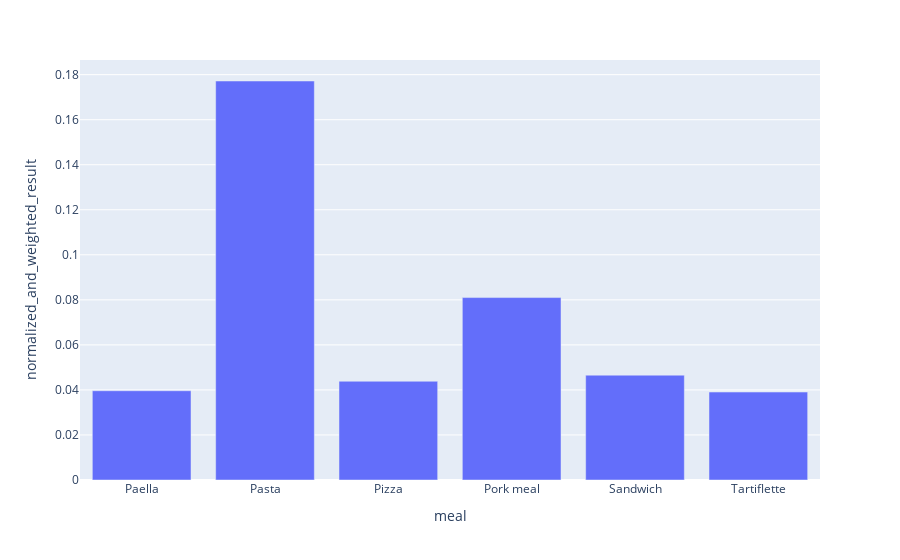

Notebook code for this chart:
### Markdown cell above
# Plots

### Code cell
fig = px.bar(single_scores, x = single_scores.index, y = single_scores.normalized_and_weighted_result)
fig.show()

### Figure 1 — Plotly figure (JSON) as saved in the notebook; plotly's stock layout.template omitted (floating-point values rounded to 4 significant figures)
{"data": [{"alignmentgroup": "True", "hovertemplate": "meal=%{x}<br>normalized_and_weighted_result=%{y}<extra></extra>", "legendgroup": "", "marker": {"color": "#636efa"}, "name": "", "offsetgroup": "", "orientation": "v", "showlegend": false, "textposition": "auto", "type": "bar", "x": ["Paella", "Pasta", "Pizza", "Pork meal", "Sandwich", "Tartiflette"], "xaxis": "x", "y": [0.03964, 0.1772, 0.04385, 0.08101, 0.04656, 0.03906], "yaxis": "y"}], "layout": {"barmode": "relative", "legend": {"tracegroupgap": 0}, "margin": {"t": 60}, "xaxis": {"anchor": "y", "domain": [0, 1], "title": {"text": "meal"}}, "yaxis": {"anchor": "x", "domain": [0, 1], "title": {"text": "normalized_and_weighted_result"}}}}
